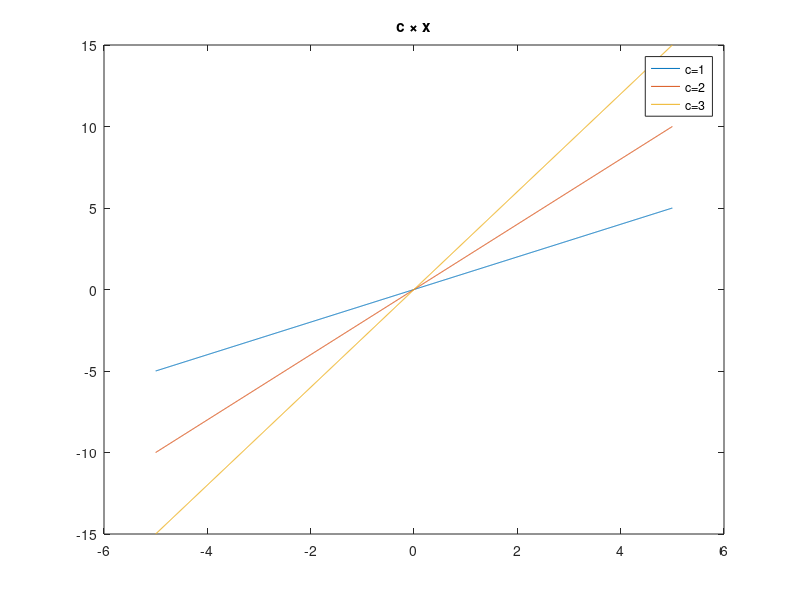
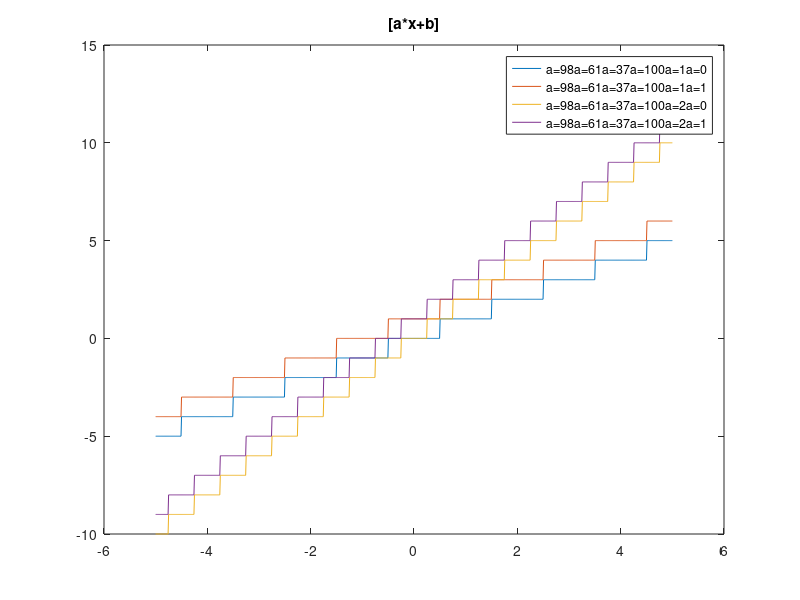
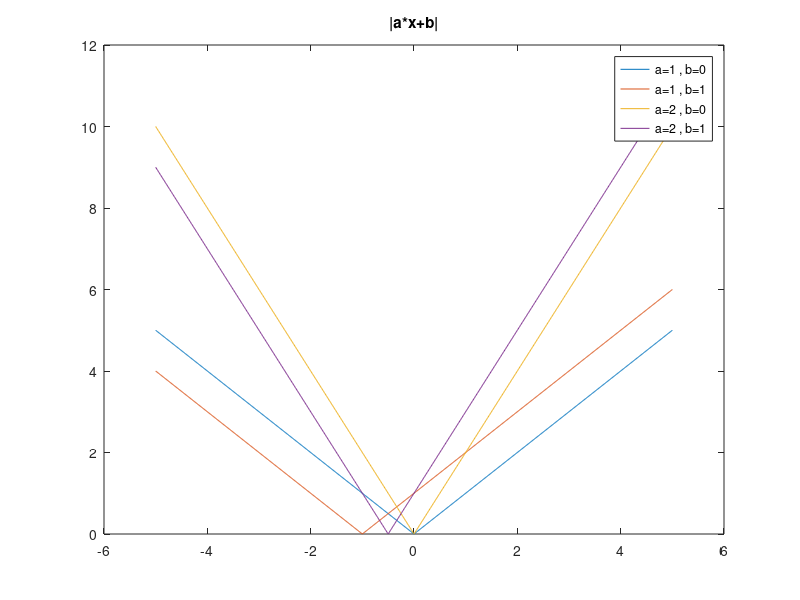
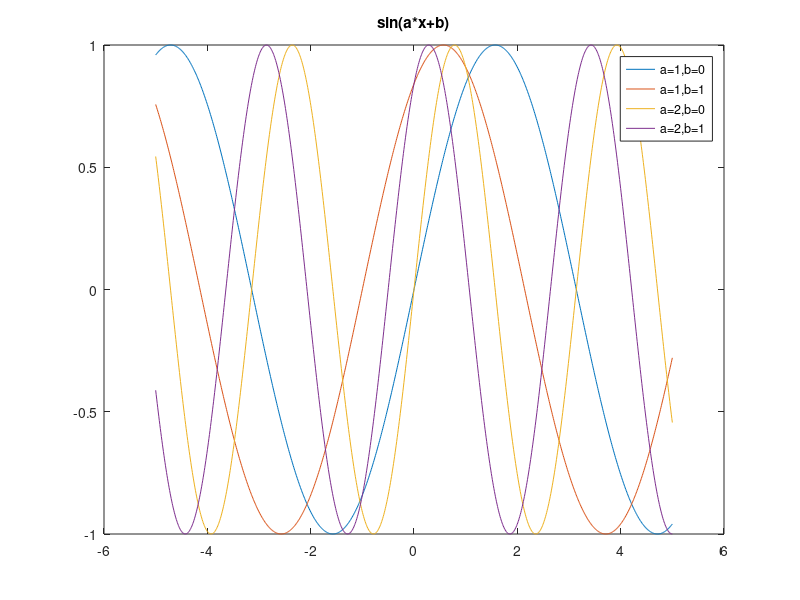

Write the MATLAB code that produced these figures, in order.
%% Plotting the graphs of functions cx,[x], sin(ax+b), cos(ax+b),e^(ax+b), 
%% log(ax+b) and to illustrate the effects of a and b on the graphs

%Shushank

close all;
clc;

% Defne a range of x values

x = linspace(-5,5,1000);

%Define values for parameters 'a','b' and 'c'

a_values = [1,2];
b_values=[0,1];
c_values= [1,2,3];

%1. Function: c*x

figure(1);
for c = c_values
    plot(x,c*x,'DisplayName',sprintf('c=%d',c))
    hold on;
end 
hold off;
title('c \times x');
legend show;

%2. Function: [ax+b] (rounded intiger values)

figure(2);
for a = a_values
    for b = b_values
        plot(x,round(a*x+b), 'DisplayName', sprintf('a=%d', 'b=%d', a,b));
        hold on;
    end
end
hold off;
title('[a*x+b]');
legend show;

%3. Function : [a*x+b]

figure(3);
for a = a_values
    for b = b_values
        plot(x,abs(a*x+b), 'DisplayName',sprintf('a=%d , b=%d', a,b));
        hold on;
    end
end
hold off;
title('|a*x+b|');
legend show;

%4. Function sin(a*x+b)

figure(4);
for a = a_values
    for b = b_values
        plot(x,sin(a*x+b), 'DisplayName', sprintf('a=%d,b=%d', a,b))
        hold on;
    end
end
hold off;
title('sin(a*x+b)');
legend show;

%5. Function: cos(a*x+b)

figure(5);

for a = a_values
    for b = b_values
        plot(x, cos(a*x+b), 'DisplayName',sprintf('a=%d, b=%d', a,b));
 hold on;
    end
end
hold off;
title('cos(a*x+b)');
legend show;

%6. Function: e^(a*x+b)

figure(6);
for a = a_values
    for b = b_values
        plot(x,exp(a*x+b), 'DisplayName',sprintf('a=%d,b=%d',a,b));
    end
end
hold off;
title('eps(a*x+b)');
legend show;

%7. Function: log(a*x+b)

figure(7);
for a = a_values
    for b = b_values
        y = a*x+b;
        y(y<=0)=NaN; % avoid log of negative or zer0
        plot(x, log(y));
        hold on;
    end
end
hold off;
title('log(a*x+b)');
legend show;
